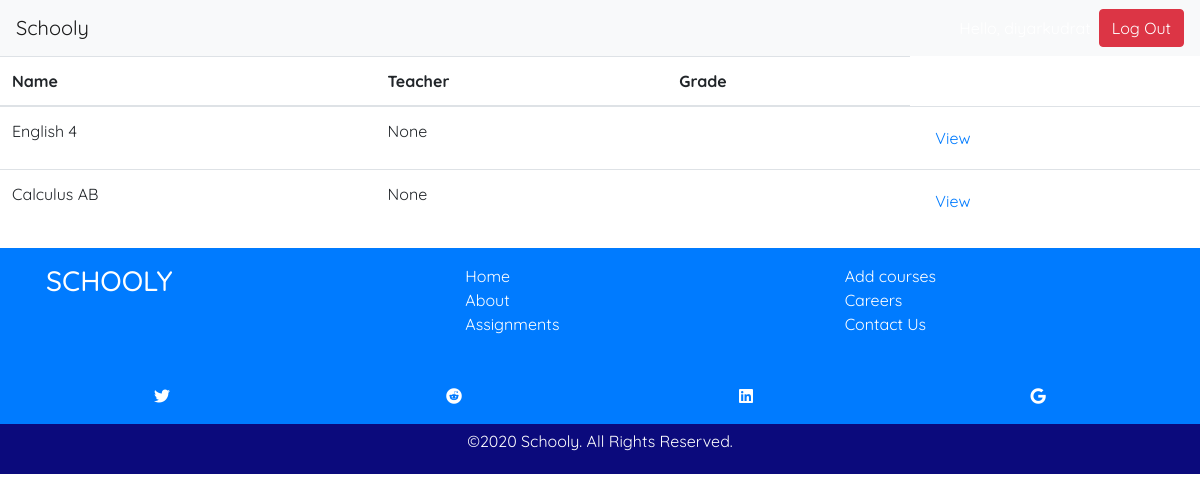
/grades/courses/ (signed in), run on an earlier commit of the app's database.
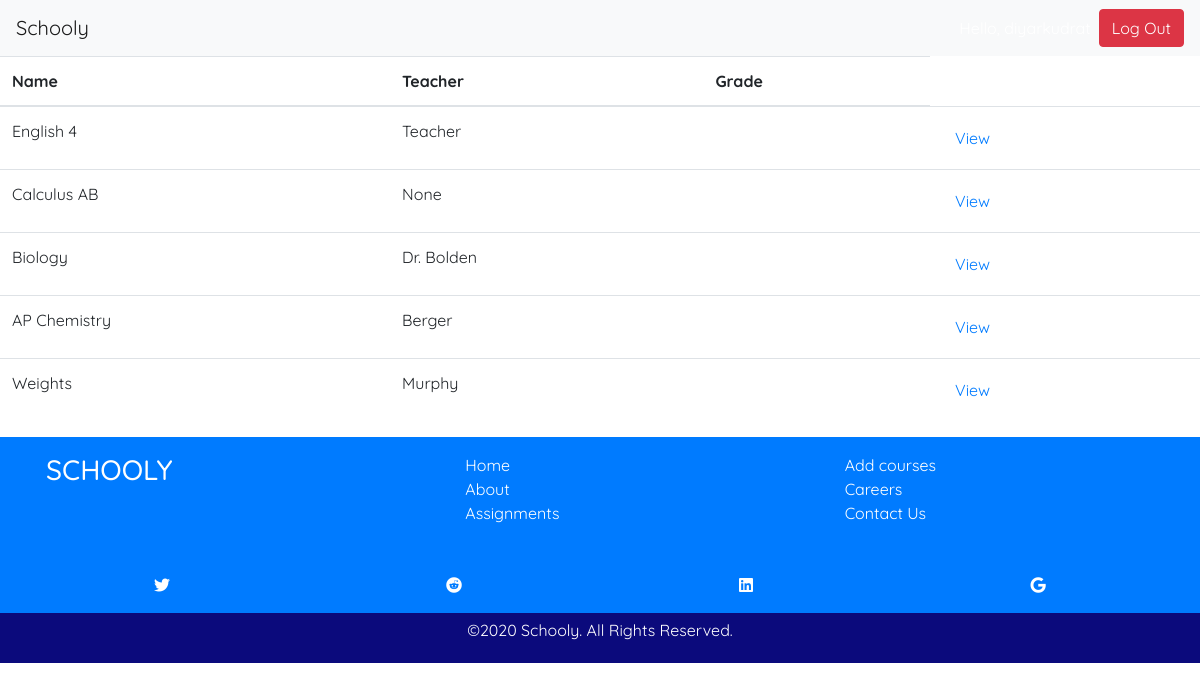
And on a later commit of the database.
### classes/models.py (models this page shows, shortened)
class Course(models.Model):
    course_name = models.CharField(max_length=150)
    course_teacher = models.CharField(max_length=150, null=True)
    description = models.CharField(max_length=250)
    assigments = models.ManyToManyField(Assignment, blank=True, null=True, related_name="course_assignments")

### classes/views.py (the view)
# urls.py: path('grades/courses/', views.CourseListView.as_view(), name="course-list"),
@method_decorator([login_required], name='dispatch')
class CourseListView(ListView):
    model = Course
    def get(self, request):
        courses = self.get_queryset()
        return render(request, 'grades.html', {
          'courses': courses,
        })

### classes/templates/grades.html
{% extends 'base.html' %}
{% block content %}
  {% if courses %}
    <table class="table">
      <thead>
        <tr>
          <th scope="col">Name</th>
          <th scope="col">Teacher</th>
          <th scope="col">Grade</th>
        </tr>
      </thead>
      <tbody>
        {% for course in courses %}
        <tr>
          <td href="#">{{ course.course_name }}</td>
          <td>{{ course.course_teacher }}</td>
          <td>{{ course.grade }}</td>
          <td><a class="btn btn-link" href="{% url 'course-detail-page' course.id %}" role="button">View</a></td>
        </tr>
        {% endfor %}
      </tbody>
    </table>
  {% endif %}
{% endblock %}

### classes/templates/base.html (shortened to what this page needs)
<!DOCTYPE html>
<html lang="en">
    <head>
    <link rel="stylesheet" href="https://stackpath.bootstrapcdn.com/bootstrap/4.4.1/css/bootstrap.min.css">
    <link rel="stylesheet" href="https://cdnjs.cloudflare.com/ajax/libs/font-awesome/5.12.0/css/all.min.css">
</head>
    <body>
        <nav class="navbar navbar-expand-md navbar-light bg-light">
            <a class="navbar-brand" href="{% url 'home' %}">Schooly</a>
            <form class="form-inline ml-auto">
              {% if request.user.is_authenticated %}
                  <div class="text-white">Hello, {{ request.user.username }}</div>
                  <a href="{% url 'logout' %}" class="btn btn-danger ml-2">Log Out</a>
              {% else %}
                  <a href="{% url 'about' %}" class="btn btn-warning ml-4">About</a>
                  <a href="{% url 'contact' %}" class="btn btn-warning ml-4">Contact</a>
                  <a href="{% url 'login' %}" class="btn btn-secondary ml-2">Log In</a>
                  <a href="{% url 'signup-page' %}" class="btn btn-success ml-2">Sign Up</a>
              {% endif %}
            </form>
          </nav>
        {% block content %} {% endblock %}
        <footer class="bg-primary"style="color: white; ">
        <div class="container" style="padding: 1rem;">
            <div class="footer-row row">
                <div class="col">
                    <h3>SCHOOLY</h3>
                </div>
                <div class="col">
                    <ul>
                        <li><a href="{% url 'home' %}">Home</a></li>
                        <li><a href="{% url 'about' %}">About</a></li>
                        <li><a href="{% url 'course-list' %}">Assignments</a></li>
                    </ul>
                </div>
                <div class="col">
                    <ul>
                        <li><a href="{% url 'course-create-page' %}">Add courses</a></li>
                        <li><a href="">Careers</a></li>
                        <li><a href="{% url 'contact' %}">Contact Us</a></li>
                    </ul>
                </div>
            </div>
        </div>
    <div class="row text-center m-3">
        <div class="col-3">
            <i class="fab fa-twitter"></i>
        </div>
        <div class="col-3">
            <i class="fab fa-reddit"></i>
        </div>
        <div class="col-3">
            <i class="fab fa-linkedin"></i>
        </div>
        <div class="col-3">
            <i class="fab fa-google"></i>
        </div>
    </div>
        <div class="copyright" style="background:rgb(11, 10, 124);">
                <p>©2020  Schooly. All Rights Reserved.</p>
</footer>
    </body>
</html>

### classes/templates/base.html (style rules this page uses)
* { font-family: 'Quicksand', sans-serif; }
.footer-row ul>li { list-style-type: none; }
.footer-row a { color: white; }
.copyright { text-align: center; padding: 5px; }

What changed in the data, as far as the page shows it:
changed Course "English 4": course_teacher "None" → "Teacher"
added Course: course_name "Biology", course_teacher "Dr. Bolden"
added Course: course_name "AP Chemistry", course_teacher "Berger"
added Course: course_name "Weights", course_teacher "Murphy"
